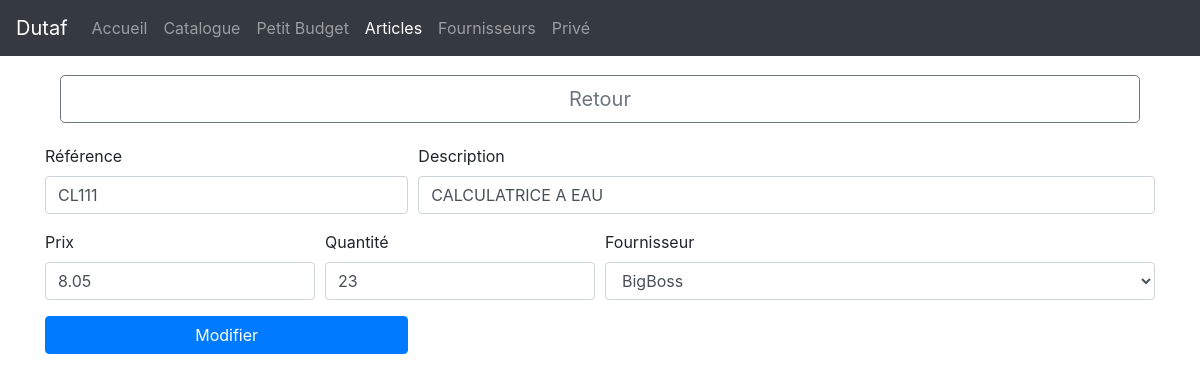
The app's page /admin/form_modif_art.php?numart=1 with its own data.
### tables this page shows
CREATE TABLE IF NOT EXISTS `dutaf_articles` (
  `art_id` int(11) NOT NULL AUTO_INCREMENT,
  `art_design` varchar(25) DEFAULT NULL,
  `art_desc` varchar(255) DEFAULT NULL,
  `art_prix` float DEFAULT NULL,
  `art_quantity` int(11) DEFAULT NULL,
  `_f_id` int(11) DEFAULT NULL,
  PRIMARY KEY (`art_id`)
);

CREATE TABLE IF NOT EXISTS `dutaf_fournisseurs` (
  `f_id` int(11) NOT NULL AUTO_INCREMENT,
  `f_nom` varchar(50) DEFAULT NULL,
  `f_tel` varchar(14) DEFAULT NULL,
  `f_ville` varchar(40) DEFAULT NULL,
  PRIMARY KEY (`f_id`)
);

### admin/form_modif_art.php (the view, shortened to what this page needs)
<?php
	$id = $_GET['numart'];
	require '../inc/db_ac.php';
	$getItem = $db->prepare('SELECT * FROM dutaf_articles WHERE art_id = :id');
	$getItem->bindParam('id', $id);
	$getItem->execute();
	$dataArticle = $getItem->fetch();
?><!DOCTYPE html>
<html>
	<head>
		<link rel="stylesheet" type="text/css" href="../css/bootstrap.min.css">
		<link rel="stylesheet" href="https://use.fontawesome.com/releases/v5.0.13/css/all.css">
	</head>
	<body>
		<nav class="navbar navbar-expand-lg navbar-dark bg-dark fixed-top">
			<a class="navbar-brand" href="#">Dutaf</a>
			<div class="collapse navbar-collapse" id="navbarSupportedContent">
				<ul class="navbar-nav mr-auto">
					<li class="nav-item">
						<a class="nav-link" href="../index.html">Accueil</a>
					</li>
					<li class="nav-item">
						<a class="nav-link" href="../catalogue.php">Catalogue</a>
					</li>
					<li class="nav-item">
						<a class="nav-link" href="../form_budget.html">Petit Budget</a>
					</li>
					<li class="nav-item active">
						<a class="nav-link" href="gest_art.php">Articles</a>
					</li>
					<li class="nav-item">
						<a class="nav-link" href="f.php">Fournisseurs</a>
					</li>
					<li class="nav-item">
						<a class="nav-link" href="gestion.php">Privé</a>
					</li>
			</div>
		</nav>
	<div class="container">
		<div class="row my-5 d-flex justify-content-between" style="position: relative; top: 27px; margin: 0 auto;">
			<div class="col-12">
				<a class="btn btn-outline-secondary btn-lg btn-block" href="gest_art.php" role="button">Retour</a>
			</div>
		</div>
		<div class="row"
>			<form class="col-12" action="valide_modif_art.php" method="post">
				<div class="form-row">
					<div class="form-group col-md-4">
						<label for="inputRef">Référence</label>
						<input type="text" class="form-control" id="inputRef" placeholder="Référence" name="design" value="<?=$dataArticle['art_design']?>">
					</div>
					<div class="form-group col-md-8">
						<label for="inputDesc">Description</label>
						<input type="text" class="form-control" id="inputDesc" placeholder="Description" name="descript" value="<?=$dataArticle['art_desc']?>">
					</div>
				</div>
				<div class="form-row">
					<div class="form-group col-md-3">
						<label for="inputPrice">Prix</label>
						<input type="number" class="form-control" id="inputPrice" placeholder="Prix" name="prix" value="<?=$dataArticle['art_prix']?>">
					</div>
					<div class="form-group col-md-3">
						<label for="inputQty">Quantité</label>
						<input type="number" class="form-control" id="inputQty" placeholder="Quantité" name="qte" value="<?=$dataArticle['art_quantity']?>">
					</div>
					<div class="form-group col-md-6">
						<label for="inputState">Fournisseur</label>
						<select id="inputState" class="form-control" name="four">
							<?php
								$getItems = $db->query('SELECT * FROM dutaf_fournisseurs');
								while ($data = $getItems->fetch()) {
									?>
										<option value="<?=$data['f_id']?>" <?php if ($data['f_id'] == $dataArticle['_f_id']){echo 'selected';}?>><?=$data['f_nom']?></option>
									<?php
								}
							?>
						</select>
					</div>
				</div>
				<div class="form-row">
					<div class="form-group col-md-4">
						<button type="submit" class="btn btn-primary btn-block">Modifier</button>
					</div>
				</div>
			</form>
		</div>
	</div>
	</body>
</html>

### records on screen
dutaf_articles: design "CL111", descript "CALCULATRICE A EAU", prix "8.05", qte "23", four "BigBoss"
